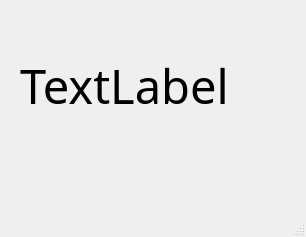
<?xml version="1.0" encoding="UTF-8"?>
<ui version="4.0">
 <class>MainWindow</class>
 <widget class="QMainWindow" name="MainWindow">
  <property name="geometry">
   <rect>
    <x>0</x>
    <y>0</y>
    <width>306</width>
    <height>237</height>
   </rect>
  </property>
  <property name="windowTitle">
   <string>MainWindow</string>
  </property>
  <widget class="QWidget" name="centralwidget">
   <widget class="QLabel" name="label">
    <property name="geometry">
     <rect>
      <x>20</x>
      <y>40</y>
      <width>281</width>
      <height>91</height>
     </rect>
    </property>
    <property name="font">
     <font>
      <family>Arial Black</family>
      <pointsize>35</pointsize>
     </font>
    </property>
    <property name="text">
     <string>TextLabel</string>
    </property>
   </widget>
  </widget>
  <widget class="QMenuBar" name="menubar">
   <property name="geometry">
    <rect>
     <x>0</x>
     <y>0</y>
     <width>306</width>
     <height>23</height>
    </rect>
   </property>
  </widget>
  <widget class="QStatusBar" name="statusbar"/>
 </widget>
 <resources/>
 <connections/>
</ui>
